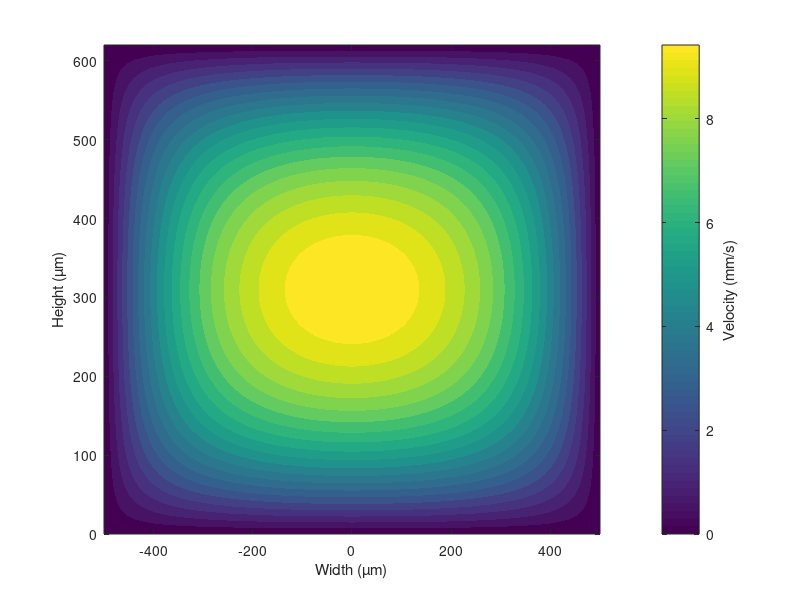

Reproduce this figure in MATLAB. (Note: this script raises an error after producing the figure.)
%% Velocity profile in y-z plane for rectangular microchannel

% Parameters
h = 0.62e-3;           % Channel height (m)
w = 1e-3;              % Channel width (m)
mu = 0.001;            % Dynamic viscosity (Pa.s)
Q_in = 3e-9;           % Volumetric flow rate (m^3/s)
L = 5e-2;              % Channel length (m)

% Compute pressure drop using Fourier approximation
sum_term = 0;
for n = 1:2:99 % Odd n terms
    sum_term = sum_term + (1/n^5) * (192/pi^5) * (h/w) * tanh(n*pi*w/(2*h));
end
DeltaP = (12 * mu * L * Q_in) / (h^3 * w * (1 - sum_term)); % Pressure drop

% Grid points (y across width, z along height)
y = linspace(-w/2, w/2, 100);
z = linspace(0, h, 100);

% Initialize velocity matrix
u = zeros(length(y), length(z));

% Compute velocity at each (y,z) position using Fourier series
for i = 1:length(y)
    for j = 1:length(z)
        sum_u = 0;
        for n = 1:2:99
            sum_u = sum_u + (1/n^3) * ...
                (1 - cosh(n*pi*y(i)/h)/cosh(n*pi*w/(2*h))) * ...
                sin(n*pi*z(j)/h);
        end
        u(i,j) = (4*h^2)/(pi^3 * mu) * (DeltaP/L) * sum_u;
    end
end

u = u * 1e3;  % Convert from m/s to mm/s

% Convert coordinates to micrometers for plotting
y_um = y * 1e6;
z_um = z * 1e6;

% Plot velocity profile as a contour plot
figure;
contourf(y_um, z_um, u', 20, 'LineColor', 'none');
xlabel('Width (µm)');
ylabel('Height (µm)');
colorbar;
ylabel(colorbar, 'Velocity (mm/s)');
colormap(pmkmp(128));
caxis([0, 10]);
axis equal

% Set font to Times New Roman and size 15 for axes ticks
set(gca, 'FontName', 'Aptos', 'FontSize', 15);

% Set font for colorbar ticks and label
cb = colorbar;
set(cb, 'FontName', 'Aptos', 'FontSize', 15);
ylabel(cb, 'Velocity (mm/s)', 'FontName', 'Aptos', 'FontSize', 15);

%% Calculating average velocity to validate formula

% -------------------------
% Velocity profile in y-z plane for rectangular microchannel
% -------------------------

% Parameters
h = 0.62e-3;           % Channel height (m)
w = 1e-3;              % Channel width (m)
mu = 0.001;            % Dynamic viscosity (Pa.s)
Q_in = 3e-9;           % Volumetric flow rate (m^3/s)
L = 5e-2;              % Channel length (m)

% Compute pressure drop using Fourier approximation
sum_term = 0;
for n = 1:2:99 % Odd n terms
    sum_term = sum_term + (1/n^5) * (192/pi^5) * (h/w) * tanh(n*pi*w/(2*h));
end
DeltaP = (12 * mu * L * Q_in) / (h^3 * w * (1 - sum_term)); % Pressure drop

% Grid points (y across width, z along height)
y = linspace(-w/2, w/2, 100);
z = linspace(0, h, 100);

% Initialize velocity matrix
u = zeros(length(y), length(z));

% Compute velocity at each (y,z) position using Fourier series
for i = 1:length(y)
    for j = 1:length(z)
        sum_u = 0;
        for n = 1:2:99
            sum_u = sum_u + (1/n^3) * ...
                (1 - cosh(n*pi*y(i)/h)/cosh(n*pi*w/(2*h))) * ...
                sin(n*pi*z(j)/h);
        end
        u(i,j) = (4*h^2)/(pi^3 * mu) * (DeltaP/L) * sum_u;
    end
end

% u = u * 1e3;  % Convert from m/s to mm/s

% Calculate average velocity
% Calculate the spacing between the grid points (in mm)
dy = (y(end) - y(1)) / (length(y) - 1);  % Grid spacing in y-direction (mm)
dz = (z(end) - z(1)) / (length(z) - 1);  % Grid spacing in z-direction (mm)

% Calculate the area of each grid cell (in mm²)
cell_area = dy * dz;  % Area of each grid cell (in mm²)

% Calculate the total velocity, summed over the grid
total_velocity = sum(u(:)) * cell_area;

% Area of the channel cross-section in mm²
% Convert width and height from meters to mm
area = w*h;  % Area in mm²

% Average velocity in mm/s
u_avg = total_velocity / area;  % in mm/s

% Display average velocity
fprintf('Average velocity: %.3f mm/s\n', u_avg);
